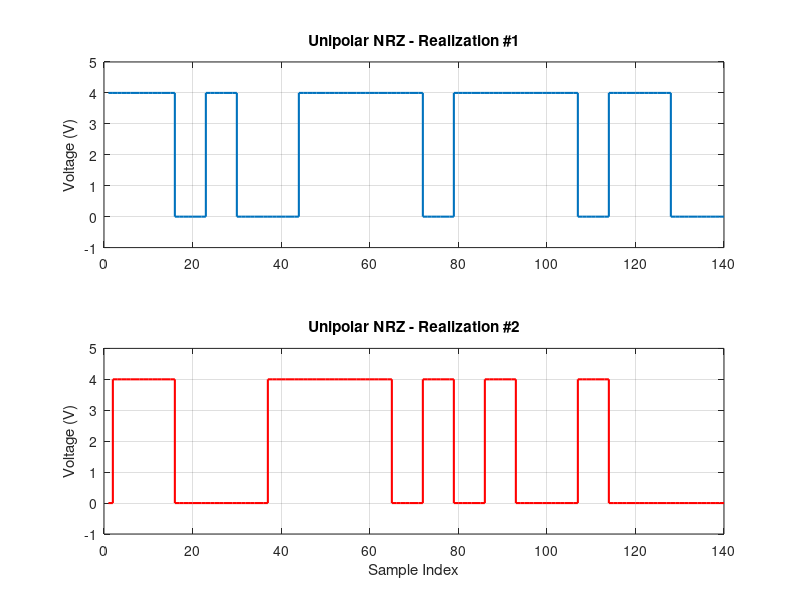

MATLAB code to generate this figure: (Note: this script raises an error after producing the figure.)
%===========Control Flags=========%
N_bits = 100;               %Number of bits per realization
N_realizations = 500;       %Number of realizations;
Pw = 0.07;         %Pulse width of the bit
Ts = 0.01;         % Time sample
L = round(Pw / Ts); %number of samples per symbol period (L=7)
A = 4; %Amplitude

N_fft = 1024;
Fs = 1/Ts;
freq = (-N_fft/2:N_fft/2-1) * (Fs/N_fft);

%==========Creating random_data=======%
data = randi([0 1], N_realizations, N_bits);

%===========Unipolar NRZ Ensemble==========%
fprintf('\n========== UNIPOLAR NRZ ANALYSIS ==========\n');

% Transmitter
Tx_Unipolar = data * A;
pulse_unipolar = ones(1, L);
ensample_unipolar = kron(Tx_Unipolar, pulse_unipolar);

% Add random delays
Td_unipolar = randi([0, L-1], N_realizations, 1);
for i = 1:N_realizations
    ensample_unipolar(i, :) = circshift(ensample_unipolar(i, :), [0, Td_unipolar(i)]);
end

% Plot realizations for Unipolar NRZ
figure;
subplot(2, 1, 1);
stairs(ensample_unipolar(1, 1:140), 'LineWidth', 1.5);
title('Unipolar NRZ - Realization #1');
ylim([-1, A+1]);
grid on;
ylabel('Voltage (V)');

subplot(2, 1, 2);
stairs(ensample_unipolar(2, 1:140), 'LineWidth', 1.5, 'Color', 'r');
title('Unipolar NRZ - Realization #2');
ylim([-1, A+1]);
grid on;
ylabel('Voltage (V)');
xlabel('Sample Index');
sgtitle('Unipolar NRZ Realizations with Random Delays');

% Mean calculations
Ex_unipolar = manual_mean(ensample_unipolar, 1);
E_samp_unipolar = manual_mean(ensample_unipolar(:, 10));
fprintf('Ensemble Mean of sample 10 = %.4f V (Theoretical: %.2f V)\n', E_samp_unipolar, A/2);

% Autocorrelation - Ensemble
[Rx_unipolar, tau_unipolar] = correlation_manual(ensample_unipolar, 100, 'ensemble');

% Ergodicity - Time means
Ux_unipolar = manual_mean(ensample_unipolar, 2);
E_time_unipolar = manual_mean(ensample_unipolar(15, :));
fprintf('Time Mean of realization 15 = %.4f V (Theoretical: %.2f V)\n', E_time_unipolar, A/2);

% Time autocorrelation
[Rx_time_unipolar, lags_time_unipolar] = correlation_manual(ensample_unipolar(10, :), 100, 'time');

% Plot autocorrelation for Unipolar NRZ
figure;
subplot(2, 1, 1);
plot(tau_unipolar*Ts, Rx_unipolar, 'LineWidth', 1.5);
grid on;
title('Unipolar NRZ - Ensemble Autocorrelation R_x(\tau)');
xlabel('\tau (seconds)');
ylabel('R_x(\tau)');
xlim([-0.75 0.75]);

subplot(2, 1, 2);
plot(lags_time_unipolar*Ts, Rx_time_unipolar, 'g', 'LineWidth', 1.5);
grid on;
title('Unipolar NRZ - Time Autocorrelation for Realization #10');
xlabel('\tau (seconds)');
ylabel('R_T(\tau)');
sgtitle('Unipolar NRZ: Ensemble vs Time Autocorrelation');

% Plot mean comparison for Unipolar NRZ
figure;
subplot(2, 1, 1);
plot(Ex_unipolar);
ylim([-1, A+1]);
grid on;
title('Unipolar NRZ - Statistical Mean E[X(t)]');
xlabel('Sample Index (t)');
ylabel('Mean Value (V)');

subplot(2, 1, 2);
plot(Ux_unipolar);
ylim([-1, A+1]);
grid on;
title('Unipolar NRZ - Time Mean <X(t)> for Each Realization');
xlabel('Realization Number');
ylabel('Mean Value (V)');
sgtitle('Unipolar NRZ: E[x(t)] vs <x(t)>');

% ---- PSD for Unipolar NRZ 
mx_unipolar = A/2;                          % theoretical mean
Rx_ac_unipolar = Rx_unipolar - mx_unipolar^2; % remove DC: now decays to 0

% Zero-pad the AC part symmetrically
Rx_padded_unipolar = zeros(1, N_fft);
center = floor(N_fft/2) + 1;
half_len = 100;
Rx_padded_unipolar(center - half_len : center + half_len) = Rx_ac_unipolar;

% FFT of AC part
PSD_ac_unipolar = fftshift(abs(fft(ifftshift(Rx_padded_unipolar))));

% Add DC impulse at f=0: area = mx^2, represented as a single bin spike
% scaled by N_fft to match FFT magnitude convention
PSD_dc_unipolar = zeros(1, N_fft);
PSD_dc_unipolar(center) = mx_unipolar^2 * N_fft;   % impulse at DC bin

PSD_final_unipolar = PSD_ac_unipolar + PSD_dc_unipolar;

figure;
plot(freq, PSD_final_unipolar, 'LineWidth', 2, 'Color', [0.8500 0.3250 0.0980]);
grid on;
title('PSD of Unipolar NRZ Signaling');
xlabel('Frequency (Hz)');
ylabel('Magnitude');
xlim([-60, 60]);

%============Polar NRZ Ensemble==========%
fprintf('\n========== POLAR NRZ ANALYSIS ==========\n');

% Transmitter
Tx_Polar_NRZ = (2*data - 1) * A;
pulse_polar_NRZ = ones(1, L);
ensample_polar_NRZ = kron(Tx_Polar_NRZ, pulse_polar_NRZ);

% Add random delays
Td_polar_NRZ = randi([0, L-1], N_realizations, 1);
for i = 1:N_realizations
    ensample_polar_NRZ(i, :) = circshift(ensample_polar_NRZ(i, :), [0, Td_polar_NRZ(i)]);
end

% Plot realizations for Polar NRZ
figure;
subplot(2, 1, 1);
stairs(ensample_polar_NRZ(1, 1:140), 'LineWidth', 1.5);
title('Polar NRZ - Realization #1');
ylim([-A-1, A+1]);
grid on;
ylabel('Voltage (V)');

subplot(2, 1, 2);
stairs(ensample_polar_NRZ(2, 1:140), 'LineWidth', 1.5, 'Color', 'r');
title('Polar NRZ - Realization #2');
ylim([-A-1, A+1]);
grid on;
ylabel('Voltage (V)');
xlabel('Sample Index');
sgtitle('Polar NRZ Realizations with Random Delays');

% Mean calculations
Ex_polar_NRZ = manual_mean(ensample_polar_NRZ, 1);
E_samp_polar_NRZ = manual_mean(ensample_polar_NRZ(:, 10));
fprintf('Ensemble Mean of sample 10 = %.4f V (Theoretical: 0 V)\n', E_samp_polar_NRZ);

% Autocorrelation - Ensemble
[Rx_polar_NRZ, tau_polar_NRZ] = correlation_manual(ensample_polar_NRZ, 100, 'ensemble');

% Time means
Ux_polar_NRZ = manual_mean(ensample_polar_NRZ, 2);
E_time_polar_NRZ = manual_mean(ensample_polar_NRZ(15, :));
fprintf('Time Mean of realization 15 = %.4f V (Theoretical: 0 V)\n', E_time_polar_NRZ);

% Time autocorrelation
[Rx_time_polar_NRZ, lags_time_polar_NRZ] = correlation_manual(ensample_polar_NRZ(10, :), 100, 'time');

% Plot autocorrelation for Polar NRZ
figure;
subplot(2, 1, 1);
plot(tau_polar_NRZ*Ts, Rx_polar_NRZ, 'LineWidth', 1.5);
grid on;
title('Polar NRZ - Ensemble Autocorrelation R_x(\tau)');
xlabel('\tau (seconds)');
ylabel('R_x(\tau)');
xlim([-0.75 0.75]);

subplot(2, 1, 2);
plot(lags_time_polar_NRZ*Ts, Rx_time_polar_NRZ, 'g', 'LineWidth', 1.5);
grid on;
title('Polar NRZ - Time Autocorrelation for Realization #10');
xlabel('\tau (seconds)');
ylabel('R_T(\tau)');
sgtitle('Polar NRZ: Ensemble vs Time Autocorrelation');

% Plot mean comparison for Polar NRZ
figure;
subplot(2, 1, 1);
plot(Ex_polar_NRZ);
ylim([-A-1, A+1]);
grid on;
title('Polar NRZ - Statistical Mean E[X(t)]');
xlabel('Sample Index (t)');
ylabel('Mean Value (V)');

subplot(2, 1, 2);
plot(Ux_polar_NRZ);
ylim([-A-1, A+1]);
grid on;
title('Polar NRZ - Time Mean <X(t)> for Each Realization');
xlabel('Realization Number');
ylabel('Mean Value (V)');
sgtitle('Polar NRZ: E[x(t)] vs <x(t)>');

% ---- PSD for Polar NRZ (FIXED) ----
Rx_padded_polar_NRZ = zeros(1, N_fft);
Rx_padded_polar_NRZ(center - half_len : center + half_len) = Rx_polar_NRZ;
PSD_final_polar_NRZ = fftshift(abs(fft(ifftshift(Rx_padded_polar_NRZ))));

figure;
plot(freq, PSD_final_polar_NRZ, 'LineWidth', 2, 'Color', [0 0.4470 0.7410]);
grid on;
title('PSD of Polar NRZ Signaling');
xlabel('Frequency (Hz)');
ylabel('Magnitude');
xlim([-120, 120]);


%==============Polar RZ Ensemble========%
fprintf('\n========== POLAR RZ ANALYSIS ==========\n');

% Transmitter
Tx_RZ = (2*data - 1) * A;
pulse_RZ = [ones(1, floor(L/2)), zeros(1, ceil(L/2))];
ensample_RZ = kron(Tx_RZ, pulse_RZ);

% Add random delays
Td_RZ = randi([0, L-1], N_realizations, 1);
for i = 1:N_realizations
    ensample_RZ(i, :) = circshift(ensample_RZ(i, :), [0, Td_RZ(i)]);
end

% Plot realizations for Polar RZ
figure;
subplot(2, 1, 1);
stairs(ensample_RZ(1, 1:140), 'LineWidth', 1.5);
title('Polar RZ - Realization #1');
ylim([-A-1, A+1]);
grid on;
ylabel('Voltage (V)');

subplot(2, 1, 2);
stairs(ensample_RZ(2, 1:140), 'LineWidth', 1.5, 'Color', 'r');
title('Polar RZ - Realization #2');
ylim([-A-1, A+1]);
grid on;
ylabel('Voltage (V)');
xlabel('Sample Index');
sgtitle('Polar RZ Realizations with Random Delays');

% Mean calculations
Ex_RZ = manual_mean(ensample_RZ, 1);
E_samp_RZ = manual_mean(ensample_RZ(:, 10));
fprintf('Ensemble Mean of sample 10 = %.4f V (Theoretical: 0 V)\n', E_samp_RZ);

% Autocorrelation - Ensemble
[Rx_RZ, tau_RZ] = correlation_manual(ensample_RZ, 100, 'ensemble');

% Time means
Ux_RZ = manual_mean(ensample_RZ, 2);
E_time_RZ = manual_mean(ensample_RZ(15, :));
fprintf('Time Mean of realization 15 = %.4f V (Theoretical: 0 V)\n', E_time_RZ);

% Time autocorrelation
[Rx_time_RZ, lags_time_RZ] = correlation_manual(ensample_RZ(10, :), 100, 'time');

% Plot autocorrelation for Polar RZ
figure;
subplot(2, 1, 1);
plot(tau_RZ*Ts, Rx_RZ, 'LineWidth', 1.5);
grid on;
title('Polar RZ - Ensemble Autocorrelation R_x(\tau)');
xlabel('\tau (seconds)');
ylabel('R_x(\tau)');
xlim([-0.75 0.75]);

subplot(2, 1, 2);
plot(lags_time_RZ*Ts, Rx_time_RZ, 'g', 'LineWidth', 1.5);
grid on;
title('Polar RZ - Time Autocorrelation for Realization #10');
xlabel('\tau (seconds)');
ylabel('R_T(\tau)');
sgtitle('Polar RZ: Ensemble vs Time Autocorrelation');

% Plot mean comparison for Polar RZ
figure;
subplot(2, 1, 1);
plot(Ex_RZ);
ylim([-1, 1]);
grid on;
title('Polar RZ - Statistical Mean E[X(t)]');
xlabel('Sample Index (t)');
ylabel('Mean Value (V)');

subplot(2, 1, 2);
plot(Ux_RZ);
ylim([-1, 1]);
grid on;
title('Polar RZ - Time Mean <X(t)> for Each Realization');
xlabel('Realization Number');
ylabel('Mean Value (V)');
sgtitle('Polar RZ: E[x(t)] vs <x(t)>');

% Stationarity check for Polar RZ
t1 = 10;
t2 = 50;
window_size = 350;

segment1 = ensample_RZ(:, t1:t1+window_size);
[R_t1, lags_t1] = correlation_manual(segment1, 50, 'ensemble');

segment2 = ensample_RZ(:, t2:t2+window_size);
[R_t2, lags_t2] = correlation_manual(segment2, 50, 'ensemble');

figure;
plot(lags_t1 * Ts, R_t1, 'b', 'LineWidth', 1.5);
hold on;
plot(lags_t2 * Ts, R_t2, 'r--', 'LineWidth', 1.5);
grid on;
legend('R_x(\tau) at t_1', 'R_x(\tau) at t_2');
title('Polar RZ - Stationarity Check');
xlabel('\tau (seconds)');
ylabel('R_x(\tau)');

% ---- PSD for Polar RZ ----
Rx_padded_RZ = zeros(1, N_fft);
Rx_padded_RZ(center - half_len : center + half_len) = Rx_RZ;
PSD_final_RZ = fftshift(abs(fft(ifftshift(Rx_padded_RZ))));

figure;
plot(freq, PSD_final_RZ, 'LineWidth', 2, 'Color', [0.4940 0.1840 0.5560]);
grid on;
title('PSD of Polar RZ Signaling');
xlabel('Frequency (Hz)');
ylabel('Magnitude');
xlim([-120, 120]);


%========================================
% FUNCTIONS
%========================================

% MEAN
function mean_val = manual_mean(data, dim)
    if nargin == 1
        data = data(:);
        sum_val = 0;
        for i = 1:length(data)
            sum_val = sum_val + data(i);
        end
        mean_val = sum_val / length(data);
    elseif dim == 1
        [rows, cols] = size(data);
        mean_val = zeros(1, cols);
        for j = 1:cols
            sum_val = 0;
            for i = 1:rows
                sum_val = sum_val + data(i, j);
            end
            mean_val(j) = sum_val / rows;
        end
    elseif dim == 2
        [rows, cols] = size(data);
        mean_val = zeros(rows, 1);
        for i = 1:rows
            sum_val = 0;
            for j = 1:cols
                sum_val = sum_val + data(i, j);
            end
            mean_val(i) = sum_val / cols;
        end
    end
end

% CORRELATION
function [Rx, tau] = correlation_manual(signal, max_tau, type)
    tau = -max_tau:max_tau;
    Rx = zeros(1, length(tau));

    if strcmp(type, 'ensemble')
        [N_realizations, N_samples] = size(signal);

        for i = 1:length(tau)
            shift = tau(i);
            sum_val = 0;
            count = 0;
            if shift >= 0
                for t_idx = 1:(N_samples - shift)
                    for j = 1:N_realizations
                        sum_val = sum_val + signal(j, t_idx) * signal(j, t_idx + shift);
                    end
                    count = count + 1;
                end
            else
                for t_idx = (1 - shift):N_samples
                    for j = 1:N_realizations
                        sum_val = sum_val + signal(j, t_idx) * signal(j, t_idx + shift);
                    end
                    count = count + 1;
                end
            end

            if count > 0
                Rx(i) = sum_val / (N_realizations * count);
            else
                Rx(i) = 0;
            end
        end

    elseif strcmp(type, 'time')
        if isvector(signal)
            signal = signal(:)';
        end
        N = length(signal);

        for i = 1:length(tau)
            lag = tau(i);
            sum_val = 0;
            count = 0;

            if lag >= 0
                for n = 1:N-lag
                    sum_val = sum_val + signal(n) * signal(n+lag);
                    count = count + 1;
                end
            else
                for n = 1:N+lag
                    sum_val = sum_val + signal(n) * signal(n-lag);
                    count = count + 1;
                end
            end

            if count > 0
                Rx(i) = sum_val / count;
            else
                Rx(i) = 0;
            end
        end
    end
end
